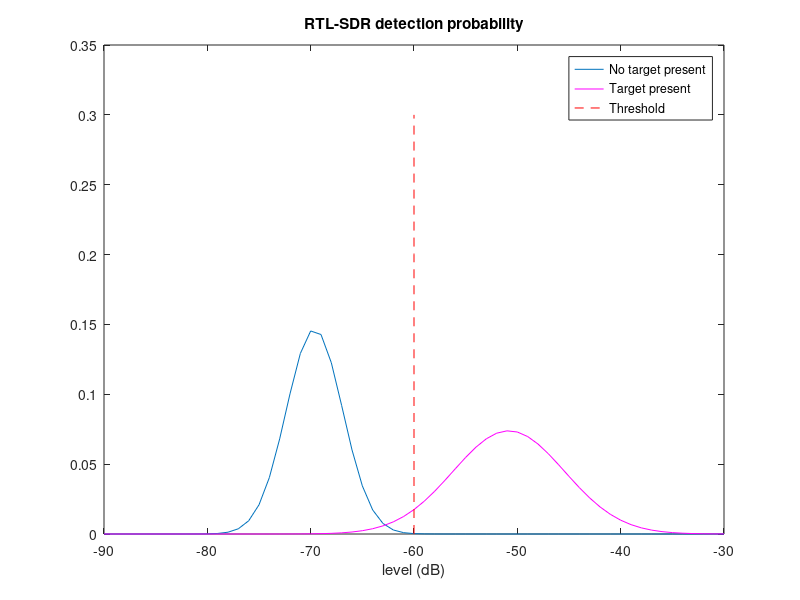
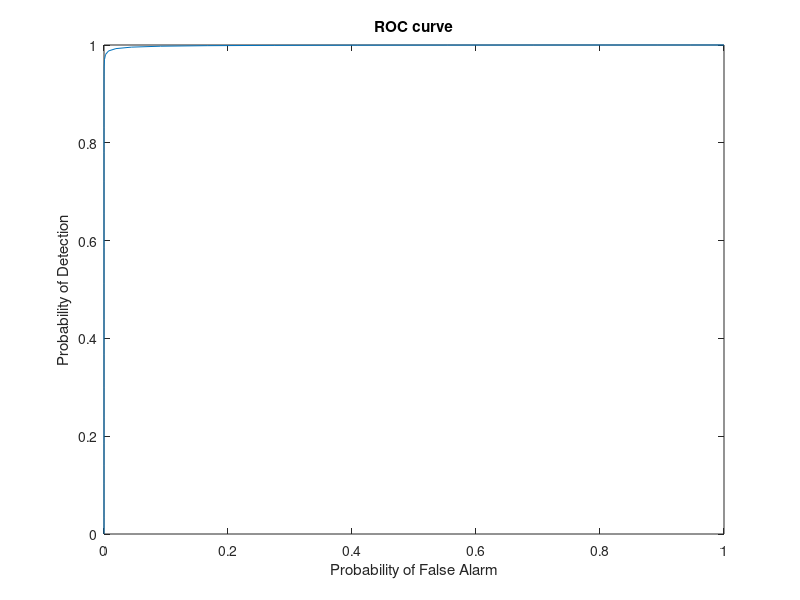

Recreate these plots in MATLAB, in order.
Prob_noSig = makedist('Normal', 'mu', -69.63, 'sigma', 2.72);
Prob_Sig = makedist('Normal', 'mu', -50.83, 'sigma', 5.4);
threshold = -60;
pfa = 1 - cdf(Prob_noSig, threshold)
pd = 1 - cdf(Prob_Sig, threshold)
level = [-90:-30];

figure(1);
plot(level, Prob_noSig.pdf(level));
hold on
plot(level,Prob_Sig.pdf(level), 'm');
title('RTL-SDR detection probability')
hold on
Y = 0:0.1:0.3;
X = threshold * ones(size(Y))
plot(X, Y, 'r--');
legend('No target present', 'Target present', 'Threshold')
xlabel ('level (dB)');

pfa_ROC = 1 - cdf(Prob_noSig, level);
pd_ROC = 1 - cdf(Prob_Sig, level);
		
figure(2);
plot(pfa_ROC, pd_ROC);
		
title('ROC curve');
ylabel ('Probability of Detection');
xlabel ('Probability of False Alarm');
